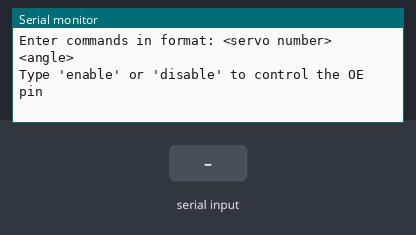
The sketch below on a simulated Arduino Uno, built with avr-gcc and run on an emulated ATmega328P. Shown: the last lines printed to the serial monitor. Inputs (shaded band) come from the test bench.

Above: at 1.2 s.
1.3 s: "enable\n" received over Serial
At 2.4 s:
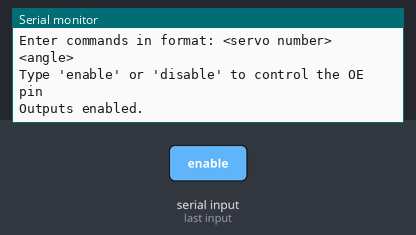
2.8 s: "disable\n" received over Serial
At 3.5 s:
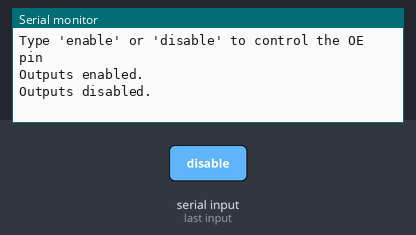
4.3 s: "90,45\n" received over Serial
At 5.5 s:
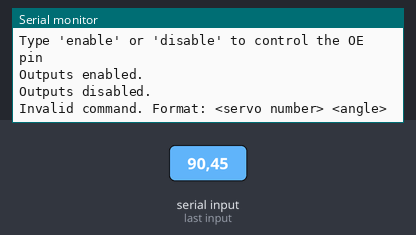
5.8 s: "90 45\n" received over Serial
At 6.9 s:
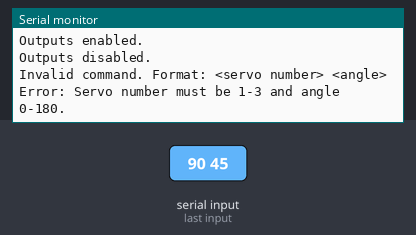

The sketch:

PCA9685.ino
```cpp
#include <Wire.h>
#include <Adafruit_PWMServoDriver.h>

// Initialize the PCA9685 driver
Adafruit_PWMServoDriver pwm = Adafruit_PWMServoDriver();

#define SERVOMIN 103  // Minimum pulse length count for 0° (adjust as needed)
#define SERVOMAX 512  // Maximum pulse length count for 180° (adjust as needed)

// Servo channels
#define SERVO1_CHANNEL 0
#define SERVO2_CHANNEL 1
#define SERVO3_CHANNEL 2

const int oePin = 7;

void setup() {
  Serial.begin(9600);
  pwm.begin();
  pwm.setPWMFreq(50);  // Set the PWM frequency to 60 Hz for servos
  pinMode(oePin, OUTPUT);
  digitalWrite(oePin, LOW); // Start with outputs enabled
  Serial.println("Enter commands in format: <servo number> <angle>");
  Serial.println("Type 'enable' or 'disable' to control the OE pin");
}

void loop(){
  if (Serial.available()) {
    String input = Serial.readStringUntil('\n');
    input.trim(); // Remove any extra whitespace

    if (input.equalsIgnoreCase("enable")) {
      digitalWrite(oePin, LOW); // Enable outputs
      Serial.println("Outputs enabled.");
    } else if (input.equalsIgnoreCase("disable")) {
      digitalWrite(oePin, HIGH); // Disable outputs
      Serial.println("Outputs disabled.");
    } else {
      // Parse servo number and angle from the input
      int servoNumber, angle;
      if (sscanf(input.c_str(), "%d %d", &servoNumber, &angle) == 2) {
        if (servoNumber >= 1 && servoNumber <= 3 && angle >= 0 && angle <= 180) {
          setServoAngle(servoNumber, angle);
          Serial.print("Set Servo ");
          Serial.print(servoNumber);
          Serial.print(" to ");
          Serial.print(angle);
          Serial.println(" degrees.");
        } else {
          Serial.println("Error: Servo number must be 1-3 and angle 0-180.");
        }
      } else {
        Serial.println("Invalid command. Format: <servo number> <angle>");
      }
    }
  }
}

// Function to set servo angle on a specified servo
void setServoAngle(int servoNumber, int angle) {
  int pulseLength = map(angle, 0, 180, SERVOMIN, SERVOMAX);

  // Map servo number to channel
  int channel;
  switch (servoNumber) {
    case 1:
      channel = SERVO1_CHANNEL;
      break;
    case 2:
      channel = SERVO2_CHANNEL;
      break;
    case 3:
      channel = SERVO3_CHANNEL;
      break;
    default:
      return; // Invalid servo number
  }

  pwm.setPWM(channel, 0, pulseLength);
}
```

Measured:
- after the input at 1.3 s, the serial monitor: prints a new line at once (image 1)
- after the input at 2.8 s, the serial monitor: prints a new line at once (image 2)
- after the input at 4.3 s, the serial monitor: prints a new line at once (image 3)
- after the input at 5.8 s, the serial monitor: prints a new line at once (image 4)
